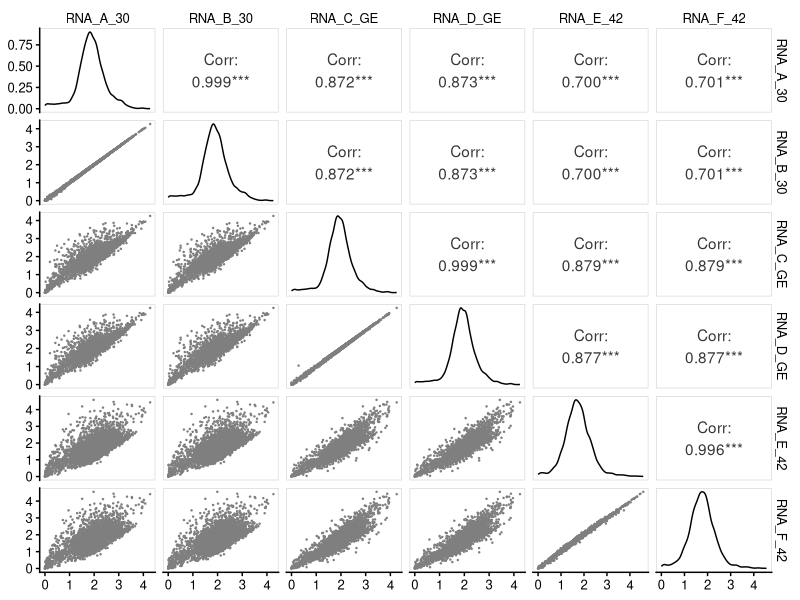
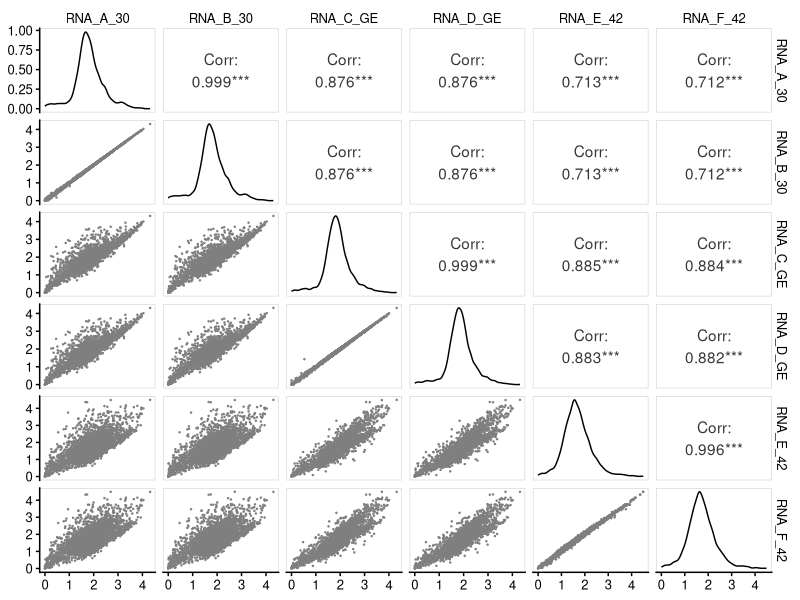
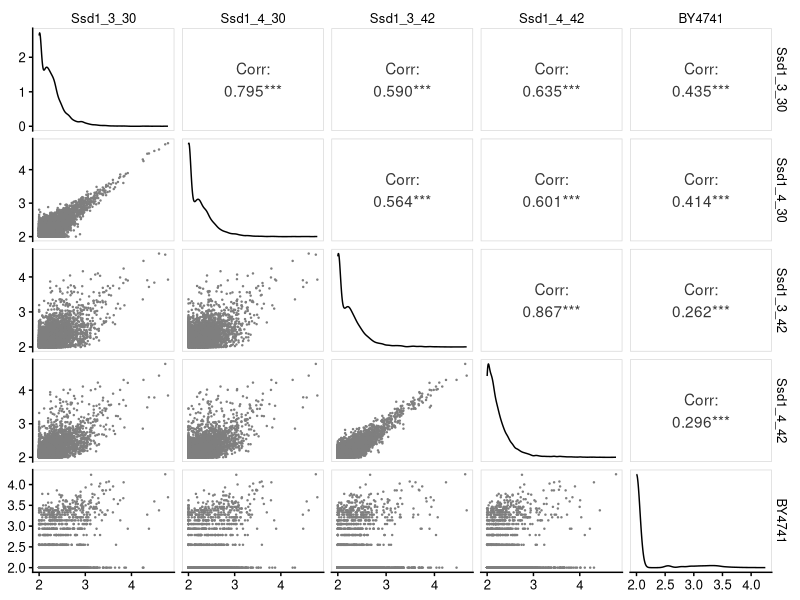
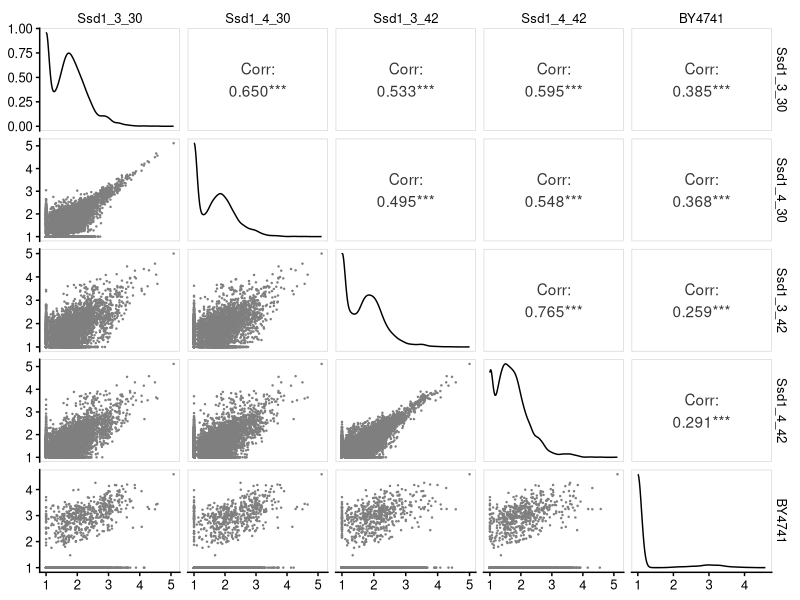
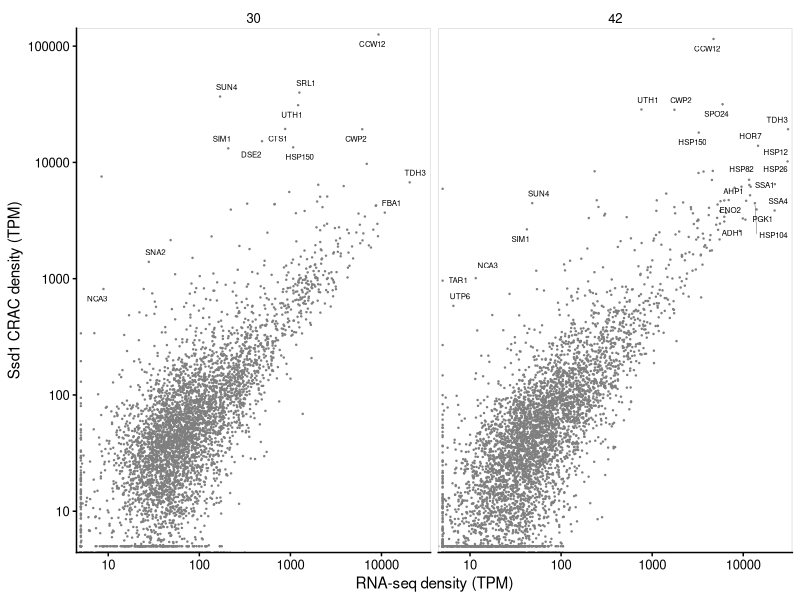

Write the R code that produced these figures, in order. (Note: this script raises an error after producing the figures.)
## ---- chunk 1
knitr::opts_chunk$set(echo = TRUE,cache=TRUE,
                      cache.path = "cache/normalise_Ssd1_CRAC_counts-",
                      fig.path = "figure/normalise_Ssd1_CRAC_counts-")

library(tidyverse)
library(GGally)
library(cowplot)
theme_set(theme_cowplot(font_size=11) %+replace% 
            theme(strip.background=element_blank(),
                  panel.border = element_rect(color = "grey85", fill = NA)))

# setwd("/homes/ewallac2/Repos/Ssd1_CRACanalysis_2020/rmarkdown")

calc_cpm <- function(x) x / sum(x) * 1e6

calc_tpm <- function(ct,eff_length) {
  # calculate transcripts per million from count and effective length
  dens <- ct / eff_length
  dens_total <- sum(dens, na.rm=TRUE) 
  return( dens / dens_total * 1e6 )
}

log10plusepsilon <- function(x,epsilon=1) log10( x + epsilon )

gene_from_attr <- function(attr_string,
                           before="ID=",gene_str="[\\w-]+",after="_") {
    # pull a gene name from an attribute string
    match_str = paste0(before,gene_str,after)
    attr_string %>%
        str_extract(match_str) %>%
        str_remove(before) %>%
        str_remove(after)
}
## ---- chunk 2
counts_RNA_stranded <- read_tsv("../RNAseq/allsample_transcriptcounts.txt",
                                comment = "#")  %>%
  mutate(Gene=gene_from_attr(attributes))

tpms_RNA_stranded <-  counts_RNA_stranded %>% 
  select(Gene, RNA_A_30,RNA_B_30,RNA_C_GE,RNA_D_GE,RNA_E_42,RNA_F_42) %>%
  mutate_if(is.numeric,
            calc_tpm,
            eff_length = counts_RNA_stranded$end - counts_RNA_stranded$start)

# counts_RNA_stranded_select_melt <- 
#   counts_RNA_stranded %>% 
#   select(Type,
#          RNA_A_30,RNA_B_30, 
#          RNA_C_GE,RNA_D_GE, 
#          BY4741) %>%
#   gather(-Type,key=Sample,value=Count) %>%
#   mutate(Sample=factor(Sample,
#                           levels=c("Ssd1_3_30","Ssd1_4_30",
#                                    "Ssd1_3_42","Ssd1_4_42",
#                                 "BY4741"),
#                        labels=c("30C\nrepA","30C\nrepB",
#                                    "42C\nrepA","42C\nrepB",
#                                 "-ctrl")))
## ---- chunk 3
counts_RNA_stranded %>%
  select(RNA_A_30,RNA_B_30,RNA_C_GE,RNA_D_GE,RNA_E_42,RNA_F_42) %>%
  mutate_all(calc_cpm) %>%
  mutate_all(log10plusepsilon) %>%
  ggpairs( lower = list(continuous = wrap("points", size=0.2,colour="grey50") ) )
## ---- chunk 4
tpms_RNA_stranded %>%
  select(RNA_A_30,RNA_B_30,RNA_C_GE,RNA_D_GE,RNA_E_42,RNA_F_42) %>%
  mutate_all(log10plusepsilon,epsilon=1) %>%
  ggpairs( lower = list(continuous = wrap("points", size=0.2,colour="grey50") ) )
## ---- chunk 5
counts_Ssd1_stranded <- read_tsv("../Ssd1_CRAC_demult_dedup_20190114_all/multicov_analyses/allsample_transcriptcounts.txt",
                                 comment = "#") %>% 
  mutate(Gene=gene_from_attr(attributes))%>%
  select(Gene,seqname,feature,start,end,attributes,
         Ssd1_3_30 = `20190114_Ssd1_CRAC_trimmed_NNNGTGAGC_SSD1_3_30.bam`,
         Ssd1_4_30 = `20190114_Ssd1_CRAC_trimmed_NNNTGGAGC_SSD1_4_30.bam`,
         Ssd1_3_42 = `20190114_Ssd1_CRAC_trimmed_NNNAGAGC_SSD1_3_42.bam`,
         Ssd1_4_42 = `20190114_Ssd1_CRAC_trimmed_NNNCTAGC_SSD1_4_42.bam`, 
         BY4741 = `20190114_Ssd1_CRAC_trimmed_NNNGACTTAGC_BY4741.bam`) 

# rename: ("Ssd1_3_30","Ssd1_4_30","Ssd1_3_42","Ssd1_4_42", "BY4741"))

tpms_Ssd1_stranded <-  counts_Ssd1_stranded %>% 
  select(Gene, Ssd1_3_30,Ssd1_4_30,Ssd1_3_42,Ssd1_4_42,BY4741) %>%
  mutate_if(is.numeric,
            calc_tpm,
            eff_length = counts_Ssd1_stranded$end - counts_Ssd1_stranded$start)

## ---- chunk 6
counts_Ssd1_stranded
## ---- chunk 7
counts_Ssd1_stranded %>%
  select(Ssd1_3_30,Ssd1_4_30,Ssd1_3_42,Ssd1_4_42,BY4741) %>%
  mutate_all(calc_cpm) %>%
  mutate_all(log10plusepsilon,epsilon=100) %>%
  ggpairs( lower = list(continuous = wrap("points", size=0.2,colour="grey50") ) )
## ---- chunk 8
tpms_Ssd1_stranded %>%
  select(Ssd1_3_30,Ssd1_4_30,Ssd1_3_42,Ssd1_4_42,BY4741) %>%
  mutate_all(log10plusepsilon,epsilon=10) %>%
  ggpairs( lower = list(continuous = wrap("points", size=0.2,colour="grey50") ) )
## ---- chunk 9
tpms_RNA_melt <- 
  tpms_RNA_stranded %>%
  gather(key="Sample",value="TPM",-Gene) 

tpms_RNA_melt %>% group_by(Sample) %>% summarize(TPM=sum(TPM))

tpms_Ssd1_melt <- 
  tpms_Ssd1_stranded %>%
  gather(key="Sample",value="TPM",-Gene)

tpms_Ssd1_melt  %>% group_by(Sample) %>% summarize(TPM=sum(TPM))
## ---- chunk 10
scer_mrna_prot <- read_tsv("../input_annotation/scer-mrna-protein-absolute-estimate.txt",
                           comment="#") %>%
  rename(Gene=orf,Name=gene)

tpm_RNA_bycondition <- 
  tpms_RNA_melt %>%
  separate(Sample,c("SType","Rep","Condition")) %>%
  group_by(Gene,Condition) %>%
  summarize(TPM.mean = mean(TPM,na.rm=TRUE))

tpm_Ssd1_bycondition <- 
  tpms_Ssd1_melt %>%
  separate(Sample,c("SType","Rep","Condition")) %>%
  group_by(Gene,Condition) %>%
  summarize(TPM.mean = mean(TPM,na.rm=TRUE))

tpm_join_bycondition <-
  full_join( tpm_RNA_bycondition %>% filter(Condition %in% c("30","42")),
              tpm_Ssd1_bycondition %>% filter(Condition %in% c("30","42")),
              by=c("Gene","Condition"),
              suffix=c(".RNA",".Ssd1")) %>%
  mutate(ratio.Ssd1.RNA = TPM.mean.Ssd1/TPM.mean.RNA) %>%
  left_join(scer_mrna_prot %>% select(Gene,Name)) %>%
  select(Gene,Name,Condition,
         TPM.RNA=TPM.mean.RNA,TPM.Ssd1=TPM.mean.Ssd1,
         ratio.Ssd1.RNA)
## ---- chunk 11
tpm_join_bycondition
## ---- chunk 12
ggplot(data=tpm_join_bycondition,aes(x=TPM.RNA,y=TPM.Ssd1)) +
  geom_point(size=0.2,colour="grey50") +
  ggrepel::geom_text_repel(data=
                             tpm_join_bycondition %>%
                             filter(TPM.RNA > 10000 | TPM.Ssd1 > 10000 | 
                                      (ratio.Ssd1.RNA > 50 & TPM.Ssd1 > 500) ),
                           aes(label=Name),size=2,
                           label.padding=0.02,segment.size=0.1,
                           force=0.1) + 
  scale_x_log10("RNA-seq density (TPM)",
                limits=c(5,max(tpm_join_bycondition$TPM.RNA)),
                oob=scales::squish,expand=c(0.01,0.01)) +
  scale_y_log10("Ssd1 CRAC density (TPM)",
                limits=c(5,max(tpm_join_bycondition$TPM.Ssd1)),
                oob=scales::squish,expand=c(0.01,0.01),
                breaks=c(10,100,1000,10000,100000),
                labels=c("10","100","1000","10000","100000")) +
  facet_wrap(~Condition)
## ---- chunk 13
tpm_join_bycondition %>%
  filter(Condition=="30",TPM.RNA > 20) %>%
  arrange(desc(ratio.Ssd1.RNA))

tpm_join_bycondition %>%
  filter(Condition=="42",TPM.RNA > 20) %>%
  arrange(desc(ratio.Ssd1.RNA))
## ---- chunk 14
Ssd1_targets_TPMratio5x_30C <- 
  tpm_join_bycondition %>%
  filter(Condition=="30",TPM.RNA > 20, ratio.Ssd1.RNA > 5) %>%
  arrange(desc(ratio.Ssd1.RNA)) 

write_tsv(x = Ssd1_targets_TPMratio5x_30C %>%
            mutate_if(is.numeric, round, digits = 3),
          path="../results/Ssd1_targets_TPMratio5x_30C.txt")

Ssd1_targets_TPMratio5x_42C <- 
  tpm_join_bycondition %>%
  filter(Condition=="42",TPM.RNA > 20, ratio.Ssd1.RNA > 5) %>%
  arrange(desc(ratio.Ssd1.RNA))

write_tsv(x = Ssd1_targets_TPMratio5x_42C %>%
            mutate_if(is.numeric, round, digits = 3),
          path="../results/Ssd1_targets_TPMratio5x_42C.txt")
## ---- chunk 15
Ssd1_targets_TPMratio5x_42C %>% 
  filter(! Gene %in% Ssd1_targets_TPMratio5x_30C$Gene)
## ---- chunk 16
tpm_join_bycondition %>%
  filter(Condition=="42") %>%
  arrange(desc(TPM.RNA))
## ---- chunk 17
tpm_join_bycondition %>%
  filter(Condition=="42",ratio.Ssd1.RNA > 2) %>%
  arrange(desc(TPM.RNA))
## ---- chunk 18
GPI_anchored15 <- c("CCW12","CCW14","CRH1","CRH2","CWP1","CWP2",
                    "ECM33","EXG2","GAS1","GAS5","GAS5","MKC7","PLB2","PRY3","PST1")
tpm_join_bycondition %>%
  filter(Condition=="30",Name %in% GPI_anchored15) %>%
  arrange(Name)
## ---- chunk 19
Ssd1_targets_select <- c("CTS1", "DSE2", "SIM1", "SUN4", "TOS1", "UTH1", "HSP150", "SCW4", "LRE1", "SRL1", "CCW12", "NCA3", "CIS3", "MMR1", "CWP2", "HOR7", "SPO24")

HSPs_select <- c("HSP26","HSP42","HSP104","SSA1","SSA2","SSA3","SSA4")

Abundant_genes_select <- c("TDH3")

select_genetype_df <- bind_rows(
  tibble(GType = "Ssd1_target", Name = Ssd1_targets_select),
  tibble(GType = "HSPs_select", Name = HSPs_select),
  tibble(GType = "Abundant", Name = Abundant_genes_select)
)
scale_colour_gtype <-
  scale_colour_manual(values = c(Ssd1_target = "blue2",
                                 HSPs_select = "red3",
                                 Abundant = "black") 
                      )

plot_Ssd1_vs_RNA_colourlabels <- 
ggplot(data=tpm_join_bycondition,aes(x=TPM.RNA,y=TPM.Ssd1)) +
  geom_point(size=0.2,colour="grey50") +
  geom_point(
    data = left_join(select_genetype_df,
                     tpm_join_bycondition),
    aes(label=Name,colour=GType),
    size=0.3) + 
  ggrepel::geom_text_repel(
    data = left_join(select_genetype_df,
                     tpm_join_bycondition),
    aes(label=Name,colour=GType),
    size=2.5,segment.size=0.1,force=0.1) + 
  scale_colour_gtype + theme(legend.position = "none") + 
  scale_x_log10("RNA-seq density (TPM)",
                limits=c(5,max(tpm_join_bycondition$TPM.RNA)),
                oob=scales::squish,expand=c(0.01,0.01)) +
  scale_y_log10("Ssd1 CRAC density (TPM)",
                limits=c(5,max(tpm_join_bycondition$TPM.Ssd1)),
                oob=scales::squish,expand=c(0.01,0.01),
                breaks=c(10,100,1000,10000,100000),
                labels=c("10","100","1000","10000","100000")) +
  facet_wrap(~Condition)
plot_Ssd1_vs_RNA_colourlabels

ggsave("../figure_out/Ssd1CRAC_vs_RNAseq_TPM_colourlabels.pdf",
       plot_Ssd1_vs_RNA_colourlabels, width = 6, height = 3.2)
